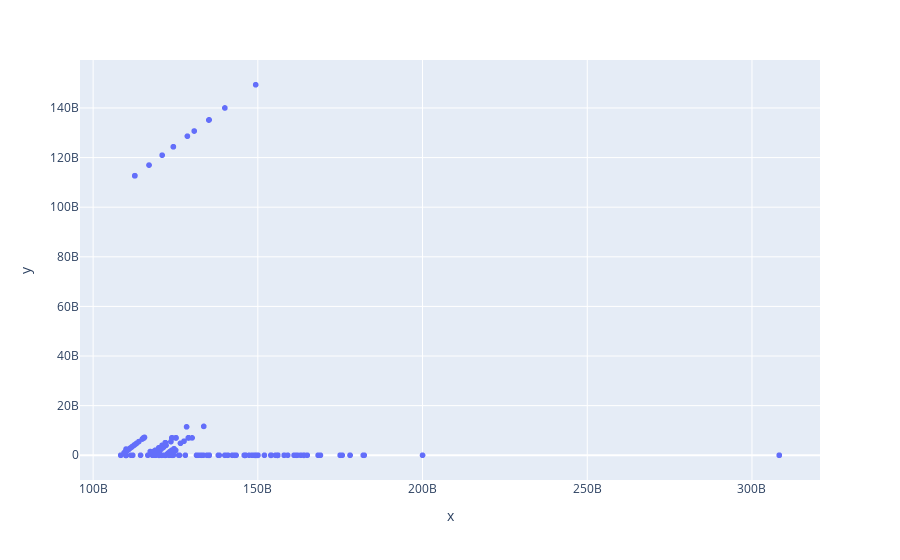

The notebook cell this image was saved under:
### Code cell
px.scatter(x=recent_tx["receipt_effective_gas_price"], y=recent_tx["max_priority_fee_per_gas"])

### Figure 1 — Plotly figure (JSON) as saved in the notebook; plotly's stock layout.template omitted (floating-point values rounded to 4 significant figures; data arrays with more than 128 entries replaced by an {"elided": "..."} marker saying what was removed)
{"data": [{"hovertemplate": "x=%{x}<br>y=%{y}<extra></extra>", "legendgroup": "", "marker": {"color": "#636efa", "symbol": "circle"}, "mode": "markers", "name": "", "showlegend": false, "type": "scattergl", "x": {"elided": "1300 int values"}, "xaxis": "x", "y": {"elided": "1300 int values"}, "yaxis": "y"}], "layout": {"autosize": true, "legend": {"tracegroupgap": 0}, "margin": {"t": 60}, "xaxis": {"anchor": "y", "autorange": true, "domain": [0, 1], "range": [96090000000.0, 320600000000.0], "title": {"text": "x"}, "type": "linear"}, "yaxis": {"anchor": "x", "autorange": true, "domain": [0, 1], "range": [-10590000000.0, 159900000000.0], "title": {"text": "y"}, "type": "linear"}}}
